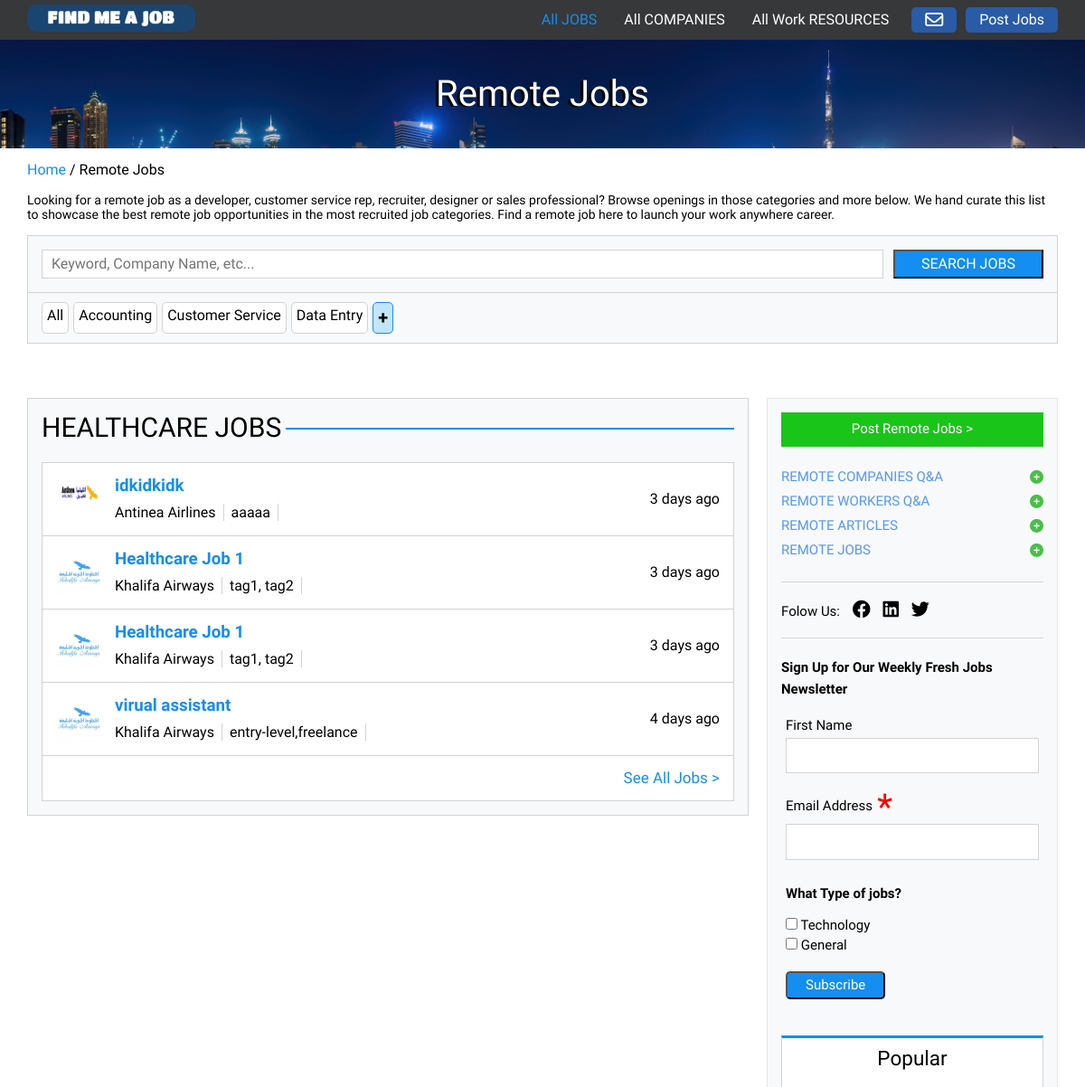
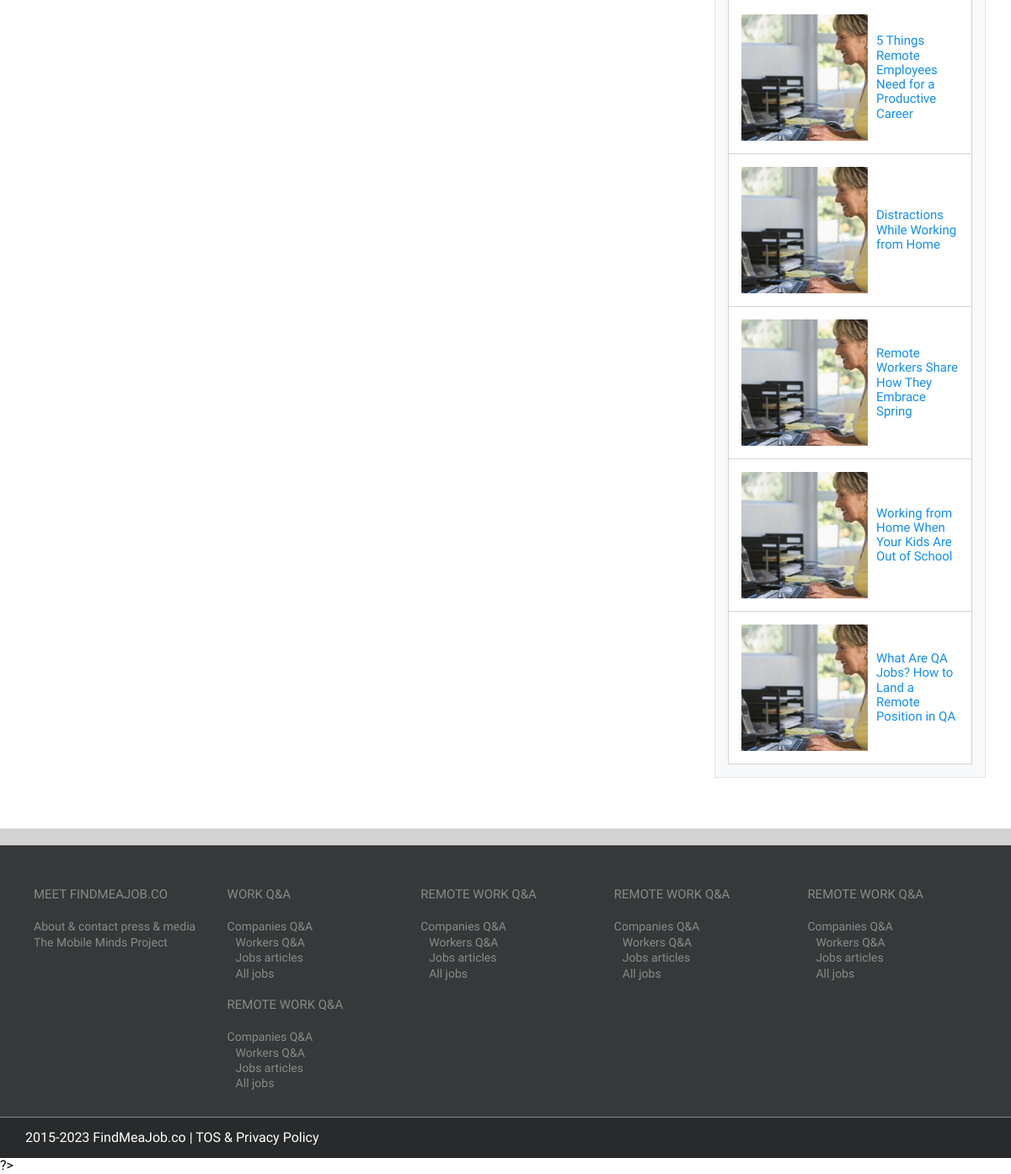
The page /display-all-jobs.php?category=healthcare jobs&limit=10 on the database its author committed (2 pictures, top to bottom).
### tables this page shows
CREATE TABLE `job_post` (
  `job_id` int(11) NOT NULL,
  `company_name` varchar(250) NOT NULL,
  `job_post_link` varchar(255) DEFAULT NULL,
  `contact_email` varchar(255) DEFAULT NULL,
  `job_description` text DEFAULT NULL,
  `location` varchar(255) DEFAULT NULL,
  `job_tags` varchar(255) DEFAULT NULL,
  `category` varchar(100) DEFAULT NULL,
  `company_id` int(11) DEFAULT NULL,
  `added_date` timestamp NOT NULL DEFAULT current_timestamp(),
  `job_name` varchar(255) DEFAULT NULL,
  `salary` double DEFAULT NULL
);

### php/function.php (called while the page is built, shortened)
<?php
function formatTimeAgo($timestamp) {
  $addedTimestamp = new DateTime($timestamp);
  $currentTimestamp = new DateTime();
  $timeDifference = $currentTimestamp->diff($addedTimestamp);
  if ($timeDifference->days > 0) {
      return $timeDifference->days . " days ago";
  } elseif ($timeDifference->h > 0) {
      return $timeDifference->h . " hours ago";
  } else {
      return "Less than an hour";
  }
}
function getJobsDataByCategoryAndLimit($conn, $category, $limit) {
  $query = "
  WITH NumberedJobs AS (
    SELECT
        jp.job_id,
        jp.category,
        jp.added_date,
        jp.job_name,
        jp.job_tags,
        c.photo,
        c.name AS company_name_in_post,
        ROW_NUMBER() OVER (PARTITION BY jp.category ORDER BY jp.added_date DESC) AS row_num
    FROM
        job_post jp
    JOIN
        company c ON jp.company_id = c.company_id
    WHERE
        c.accepted = 'yes'
)
SELECT
    job_id,
    category,
    added_date,
    job_name,
    job_tags,
    photo,
    company_name_in_post
FROM
    NumberedJobs
WHERE
    category = ? AND row_num <= ?
  ";
  $stmt = mysqli_prepare($conn, $query);
  mysqli_stmt_bind_param($stmt, "si", $category, $limit);
  mysqli_stmt_execute($stmt);
  $result = mysqli_stmt_get_result($stmt);
  $jobsData = array();
  if ($result) {
      while ($row = mysqli_fetch_assoc($result)) {
          $jobsData[] = $row;
      }
  } else {
      echo "Error executing query: " . mysqli_error($conn);
  }
return $jobsData;
}
?>

### display-all-jobs.php (the view, shortened to what this page needs)
<?php
require 'php/db_connection.php';
require 'php/function.php';
?>
<!DOCTYPE html>
<html lang="en">
<head>
  <link rel="stylesheet" href="css/all.min.css">
  <link rel="stylesheet" href="css/normalize.css">
  <link rel="stylesheet" href="css/style.css">
</head>
<body>
  <header>
    <div class="container">
      <a href="index.php" class="logo">
        <img src="images/find-me-a-job-logo.png" alt="">
      </a>
      <nav>
        <ul>
          <li><a class="active" href="remote-jobs.php">All JOBS</a></li>
          <li><a href="remote-comanies.php">All COMPANIES</a></li>
          <li><a href="remote-work-resources.php">All Work RESOURCES</a></li>
        </ul>
        <a href="sign-up.html"><i class="far fa-envelope fa-lg"></i></a>
        <a href="poste-remote-job.php">Post Jobs</a>
      </nav>
    </div>
  </header>
  <div class="landing remote-jobs">
    <div class="container">
      <h1>Remote Jobs</h1>
    </div>
  </div>
  <div class="introduction">
    <div class="container">
      <p><span>Home</span> / Remote Jobs</p>
      <p>Looking for a remote job as a developer, customer service rep, recruiter, designer or sales professional?
        Browse openings in those categories and more below. We hand curate this list to showcase the best remote job
        opportunities in the most recruited job categories. Find a remote job here to launch your work anywhere career.
      </p>
      <div class="search">
        <form action="#">
          <input type="text" name="search" placeholder="Keyword, Company Name, etc...">
          <input type="submit" value="Search jobs">
        </form>
        <div class="keywords">
          <ul>
            <li><a href="#">All</a></li>
            <li><a href="#">Accounting</a></li>
            <li><a href="#">Customer Service</a></li>
            <li><a href="#">Data Entry</a></li>
            <li><a href="#">+</a></li>
          </ul>
        </div>
      </div>
    </div>
  </div>
  <div class="remote-tips">
    <div class="container">
      <div class="main-content remote-jobs">
        <?php
$defaultLimit = 3;
$limit = isset($_GET['limit']) ? $_GET['limit'] : $defaultLimit;
$category = isset($_GET['category']) ? $_GET['category'] : '';
$jobsData = getJobsDataByCategoryAndLimit($conn, $category, $limit);
$categories = array();
foreach ($jobsData as $row) {
    $category = $row['category'];
    if (!in_array($category, $categories)) {
        $categories[] = $category;
    }
}
foreach ($categories as $category) {
    echo '<div class="box1 ' . strtolower($category) . '-jobs">';
    echo '    <div class="heading">';
    echo '        <h2> ' . $category . ' </h2>';
    echo '        <div></div>';
    echo '    </div>';
    echo '    <div class="content">';
    foreach ($jobsData as $row) {
        if ($row['category'] === $category) {
            $addedTimestamp = $row['added_date'];
            $formattedTime = formatTimeAgo($addedTimestamp);
            echo '        <a href="job_detail.php?job_id=' .$row['job_id']. '" class="line">';
            echo '            <div class="job-info">';
            echo '                <img src="' . $row['photo'] . '" alt="">';
            echo '                <div class="info">';
            echo '                    <h3>' . $row['job_name'] . '</h3>';
            echo '                    <p><span>' . $row['company_name_in_post'] . '</span><span>' . $row['job_tags'] . '</span></p>';
            echo '                </div>';
            echo '            </div>';
            echo '            <div class="time">';
            echo '                <p>' . $formattedTime . '</p>';
            echo '            </div>';
            echo '        </a>';
        }
    }
    echo '         <div class="line">';
    echo '            <a href="remote-jobs.php" ">See All Jobs ></a>';
    echo '        </div>';
    echo '    </div>';
    echo '</div>';
}
?>
      </div>
      <aside>
        <a href="poste-remote-job.html">Post Remote Jobs ></a>
        <div class="q&a-section">
          <a href="#">remote companies q&a</a>
          <a href="#">remote workers q&a</a>
          <a href="#">remote articles</a>
          <a href="#">remote jobs</a>
        </div>
        <div class="folow-us">
          Folow Us: <a href="#"><i class="fa-brands fa-facebook"></i></a> <a href="#"><i
              class="fa-brands fa-linkedin"></i></a>
          <a href="#"><i class="fa-brands fa-twitter"></i></a>
        </div>
        <div class="news-letter">
          <p>Sign Up for Our Weekly Fresh Jobs Newsletter</p>
          <form action="php/handel-newsletter.php" method="POST">
            <div>
              <label for="name">First Name</label>
              <input type="text" name="name">
            </div>
            <div>
              <label for="email">Email Address</label>
              <input type="email" name="email">
            </div>
            <p>What Type of jobs?</p>
            <div>
              <input type="checkbox" name="job-type[]" value="Technology">
              <label for="Technology">Technology</label>
            </div>
            <div>
              <input type="checkbox" name="job-type[]" value="General">
              <label for="General">General</label>
            </div>
            <input type="submit" value="Subscribe">
          </form>
        </div>
        <div class="articles">
          <h2>Popular</h2>
          <div>
            <img src="images/5-things-remote-work-150x150.png" alt="">
            <a href="#">5 Things Remote Employees Need for a Productive Career</a>
          </div>
          <div>
            <img src="images/5-things-remote-work-150x150.png" alt="">
            <a href="#">Distractions While Working from Home</a>
          </div>
          <div>
            <img src="images/5-things-remote-work-150x150.png" alt="">
            <a href="#">Remote Workers Share How They Embrace Spring</a>
          </div>
          <div>
            <img src="images/5-things-remote-work-150x150.png" alt="">
            <a href="#">Working from Home When Your Kids Are Out of School</a>
          </div>
          <div>
            <img src="images/5-things-remote-work-150x150.png" alt="">
            <a href="#">What Are QA Jobs? How to Land a Remote Position in QA</a>
          </div>
        </div>
      </aside>
    </div>
  </div>
  <div class="footer">
    <div class="container">
      <div class="footer-content">
        <div>
          <h3>Meet FindMeaJob.co</h3>
          <ul>
            <li><a href="#">About & contact press & media</a></li>
            <li><a href="#">The Mobile Minds Project</a></li>
          </ul>
        </div>
        <div>
          <div>
            <h3>Work Q&A</h3>
            <ul>
              <li>
                <a href="article.php" class="article-link" data-title="<h1>Remote Companies Q&A</h1>">
                  Companies Q&A</a>
              </li>
              <li>
                <a href="article.php" class="article-link" data-title="<h1>Workers Q&A</h1>">
                  Workers Q&A</a>
              </li>
              <li><a href="remote-work-resources.php">Jobs articles</a></li>
              <li><a href="remote-jobs.php">All jobs</a></li>
            </ul>
          </div>
          <div>
            <h3>remote work Q&A</h3>
            <ul>
              <li>
                <a href="article.php" class="article-link" data-title="<h1>Remote Companies Q&A</h1>">
                  Companies Q&A</a>
              </li>
              <li>
                <a href="article.php" class="article-link" data-title="<h1>Workers Q&A</h1>">
                  Workers Q&A</a>
              </li>
              <li><a href="remote-work-resources.php">Jobs articles</a></li>
              <li><a href="remote-jobs.php">All jobs</a></li>
            </ul>
          </div>
        </div>
        <div>
          <h3>remote work Q&A</h3>
          <ul>
            <li>
              <a href="article.php" class="article-link" data-title="<h1>Remote Companies Q&A</h1>">
                Companies Q&A</a>
            </li>
            <li>
              <a href="article.php" class="article-link" data-title="<h1>Workers Q&A</h1>">
                Workers Q&A</a>
            </li>
            <li><a href="remote-work-resources.php">Jobs articles</a></li>
            <li><a href="remote-jobs.php">All jobs</a></li>
          </ul>
        </div>
        <div>
          <h3>remote work Q&A</h3>
          <ul>
            <li>
              <a href="article.php" class="article-link" data-title="<h1>Remote Companies Q&A</h1>">
                Companies Q&A</a>
            </li>
            <li>
              <a href="article.php" class="article-link" data-title="<h1>Workers Q&A</h1>">
                Workers Q&A</a>
            </li>
            <li><a href="remote-work-resources.php">Jobs articles</a></li>
            <li><a href="remote-jobs.php">All jobs</a></li>
          </ul>
        </div>
        <div>
          <h3>remote work Q&A</h3>
          <ul>
            <li>
              <a href="article.php" class="article-link" data-title="<h1>Remote Companies Q&A</h1>">
                Companies Q&A</a>
            </li>
            <li>
              <a href="article.php" class="article-link" data-title="<h1>Workers Q&A</h1>">
                Workers Q&A</a>
            </li>
            <li><a href="remote-work-resources.php">Jobs articles</a></li>
            <li><a href="remote-jobs.php">All jobs</a></li>
          </ul>
        </div>
      </div>
    </div>
  </div>
  <div class="policy">
    <div class="container">
      2015-2023 FindMeaJob.co | <a href="#">TOS & Privacy Policy</a>
    </div>
  </div>
  ?>
</body>
</html>

### rows shown on the page
job_post: shows a picture, job_name "idkidkidk", company_name_in_post "Antinea Airlines", job_tags "aaaaa", added_date "3 days ago"
job_post: job_name "Healthcare Job 1", company_name_in_post "Khalifa Airways", job_tags "tag1, tag2", added_date "3 days ago"
job_post: job_name "Healthcare Job 1", company_name_in_post "Khalifa Airways", job_tags "tag1, tag2", added_date "3 days ago"
job_post: job_name "virual assistant", company_name_in_post "Khalifa Airways", job_tags "entry-level,freelance", added_date "4 days ago"

### other values the page prints
$category "HEALTHCARE JOBS"
